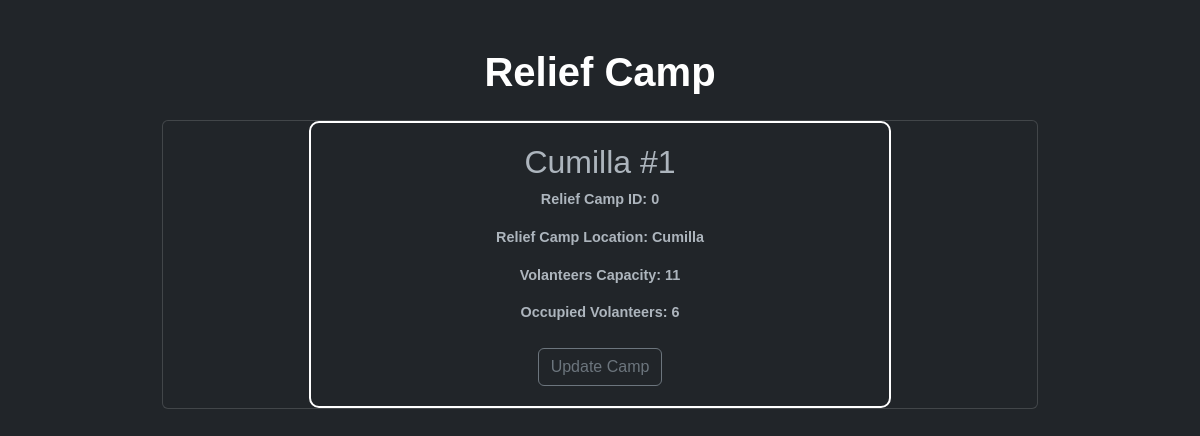
Screenshot of /rcamp (signed in) with the database file from the repository.
### models/rcamp.py (models this page shows, shortened)
class Rcamp(db.Model):
    __tablename__ = 'Reliefcamp'
    id = db.Column(db.Integer, primary_key=True, autoincrement=True)
    name = db.Column(db.String(100), nullable=False)
    location = db.Column(db.String(100), nullable=False)
    v_capacity = db.Column(db.Integer, nullable=False)
    v_occupied = db.Column(db.Integer, nullable=False)
    v_id = db.Column(db.Integer, db.ForeignKey('volunteers.volunteerid'), nullable=False)
    @staticmethod
    def get_camp_status(v_id):
        camp = Rcamp.query.filter_by(v_id=v_id).first()
        return camp

### app.py (the view, shortened to what this page needs)
@app.route('/rcamp', methods=['GET', 'POST'])
def r_camp_info():
    if "role" in session:
        if session['role'] != 'volunteer':
            return redirect(url_for('login'))
    v_id = session['user']
    if Volunteer.getVolunteer(v_id) is None:
        return redirect(url_for('login'))
    if request.method == 'GET':
        result = Rcamp.get_camp_status(v_id)
        return render_template('rcamp.html', rcamp=result)

### models/volunteer.py (called while the page is built)
    @staticmethod
    def getVolunteer(userId):
        return Volunteer.query.filter_by(userId=userId).first()

### templates/rcamp.html (shortened to what this page needs)
<!DOCTYPE html>
<html lang="en" data-bs-theme="dark">
<head>
    <link href="https://cdn.jsdelivr.net/npm/bootstrap@5.3.0/dist/css/bootstrap.min.css" rel="stylesheet">
</head>
<body>
    <div class="container container-custom my-5">
        <div style="display: flex; justify-content: center; align-items: center;">
            <h1 class="mb-4">Relief Camp</h1>
        </div>
        <div class="card display-flex justify-content-center align-items-center">
            <div class="col-md-8">
                <div class="box">
                    <h2>{{ rcamp.name }}</h2>
                    <p>Relief Camp ID: {{ rcamp.id }}</p>
                    <p>Relief Camp Location: {{ rcamp.location }}</p>
                    <p>Volanteers Capacity: {{ rcamp.v_capacity }}</p>
                    <p>Occupied Volanteers: {{ rcamp.v_occupied }}</p>
                    <button type="button" class="btn btn-outline-secondary mt-2" data-bs-toggle="modal" data-bs-target="#updateCampModal">Update Camp</button>
                </div>
            </div>
        </div>
    </div>
</body>
</html>

### templates/rcamp.html (style rules this page uses)
body { font-family: "Comic Sans MS", cursive, sans-serif; color: #fff; }
.box { border: 2px solid #fff; padding: 20px; border-radius: 10px; text-align: center; font-weight: bold; }
.container-custom { max-width: 900px; display: flex; flex-direction: column; }
h1 { font-weight: bold; }
p { font-size: 0.9em; }

### rows the page displays
Rcamp: name "Cumilla #1", id "0", location "Cumilla", v_capacity "11", v_occupied "6"
